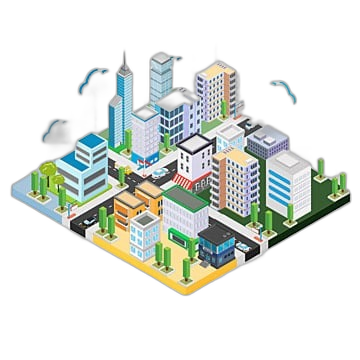
#> input picture test_local_life.png, 360 x 360 px, given in place of media_1788067499833.png, which was not available
$ python process_icon.py
#> lines starting #> are read from the running program, lines starting #| are printed output that depends on the picture; pictures that were not available may be replaced by others from this repository, and a replacement may not be noted
from PIL import Image

def process_image(input_path, output_path):
    # Open image
    img = Image.open(input_path).convert('RGBA')
#> img is the input picture: PIL image 360x360 RGBA; mean R, G, B, A 52.6, 57.1, 52, 83

    # Get bounding box of non-transparent pixels
    bbox = img.getbbox()
#> bbox = (9, 42, 352, 297)
    if not bbox:
        return

    # Crop to bounding box
    img = img.crop(bbox)
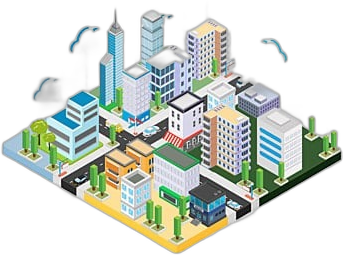
#> img: PIL image 343x255 RGBA; mean R, G, B, A 77.9, 84.7, 77.1, 123; transparent parts drawn white

    # Calculate resize ratio to fit within 396x396 (512 - 58*2)
    target_size = 512 - 58 * 2
    ratio = min(target_size / img.width, target_size / img.height)
#> ratio = 1.15
    new_size = (int(img.width * ratio), int(img.height * ratio))
#> new_size = (396, 294)

    # Resize with high quality
    img = img.resize(new_size, Image.Resampling.LANCZOS)
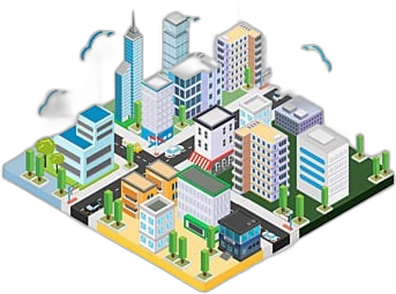
#> img: PIL image 396x294 RGBA; mean R, G, B, A 78.1, 84.9, 77.3, 123; transparent parts drawn white

    # Create 512x512 transparent canvas
    canvas = Image.new('RGBA', (512, 512), (0, 0, 0, 0))
#> canvas: PIL image 512x512 RGBA; every value is 0

    # Paste centered
    paste_x = (512 - new_size[0]) // 2
#> paste_x = 58
    paste_y = (512 - new_size[1]) // 2
#> paste_y = 109
    canvas.paste(img, (paste_x, paste_y))
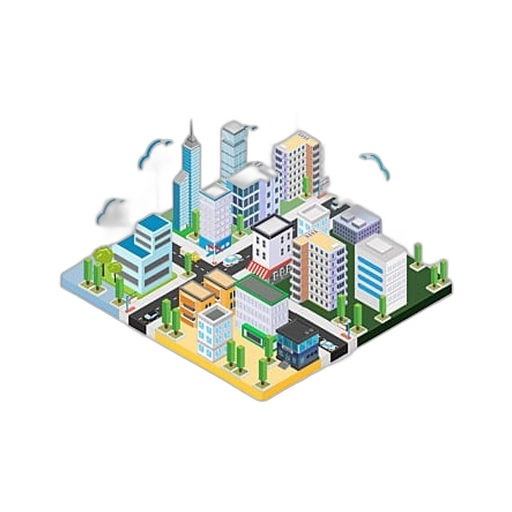
#> canvas: PIL image 512x512 RGBA; mean R, G, B, A 34.7, 37.7, 34.3, 54.6; transparent parts drawn white

    # Save
    canvas.save(output_path, 'PNG')

process_image('C:/Users/xl246/.gemini/antigravity/brain/355bd04d-0523-43a1-bbce-8f47cc6c2188/.user_uploaded/media_1788067499833.png', 'd:/GitHub-lslife-V6.0/android/app/src/main/res/drawable/ic_category_sale.png')
